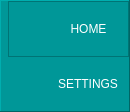
        <widget class="QFrame" name="left_side_menu">
         <property name="minimumSize">
          <size>
           <width>130</width>
           <height>0</height>
          </size>
         </property>
         <property name="maximumSize">
          <size>
           <width>130</width>
           <height>16777215</height>
          </size>
         </property>
         <property name="styleSheet">
          <string notr="true">QFrame{
	background-color: rgb(0, 151, 152);
}
QPushButton{
	padding: 20px 10px;
	border: none;
	border-radius: 10px;
	background-color: rgb(0, 151, 152);
	color: #fff;
}
QPushButton:hover{
	background-color: rgb(0, 171, 172);
}
QPushButton:pressed {
	background-color:  rgb(0, 181, 182);
	border-bottom: 2px solid rgb(255, 165, 24);
}

</string>
         </property>
         <property name="frameShape">
          <enum>QFrame::Panel</enum>
         </property>
         <property name="frameShadow">
          <enum>QFrame::Raised</enum>
         </property>
         <layout class="QVBoxLayout" name="verticalLayout_3">
          <property name="spacing">
           <number>0</number>
          </property>
          <property name="leftMargin">
           <number>7</number>
          </property>
          <property name="topMargin">
           <number>0</number>
          </property>
          <property name="rightMargin">
           <number>0</number>
          </property>
          <property name="bottomMargin">
           <number>0</number>
          </property>
          <item>
           <widget class="QFrame" name="left_menu_top_buttons">
            <property name="frameShape">
             <enum>QFrame::StyledPanel</enum>
            </property>
            <property name="frameShadow">
             <enum>QFrame::Raised</enum>
            </property>
            <layout class="QFormLayout" name="formLayout">
             <property name="horizontalSpacing">
              <number>0</number>
             </property>
             <property name="verticalSpacing">
              <number>0</number>
             </property>
             <property name="leftMargin">
              <number>0</number>
             </property>
             <property name="topMargin">
              <number>0</number>
             </property>
             <property name="rightMargin">
              <number>0</number>
             </property>
             <property name="bottomMargin">
              <number>0</number>
             </property>
             <item row="0" column="0" colspan="2">
              <widget class="QPushButton" name="home_button">
               <property name="minimumSize">
                <size>
                 <width>100</width>
                 <height>0</height>
                </size>
               </property>
               <property name="cursor">
                <cursorShape>PointingHandCursor</cursorShape>
               </property>
               <property name="styleSheet">
                <string notr="true">background-image: url(:/icons/icons1/cil-home.png);
background-repeat: none;
padding-left: 50px;
background-position: center left;</string>
               </property>
               <property name="text">
                <string>HOME</string>
               </property>
               <property name="iconSize">
                <size>
                 <width>20</width>
                 <height>20</height>
                </size>
               </property>
              </widget>
             </item>
            </layout>
           </widget>
          </item>
          <item alignment="Qt::AlignLeft">
           <widget class="QPushButton" name="settings_button">
            <property name="minimumSize">
             <size>
              <width>100</width>
              <height>0</height>
             </size>
            </property>
            <property name="cursor">
             <cursorShape>PointingHandCursor</cursorShape>
            </property>
            <property name="styleSheet">
             <string notr="true">background-image: url(:/icons/icons1/cil-settings.png);
background-repeat: none;
padding-left: 50px;
background-position: center left;</string>
            </property>
            <property name="text">
             <string>SETTINGS</string>
            </property>
            <property name="iconSize">
             <size>
              <width>24</width>
              <height>24</height>
             </size>
            </property>
           </widget>
          </item>
         </layout>
        </widget>
